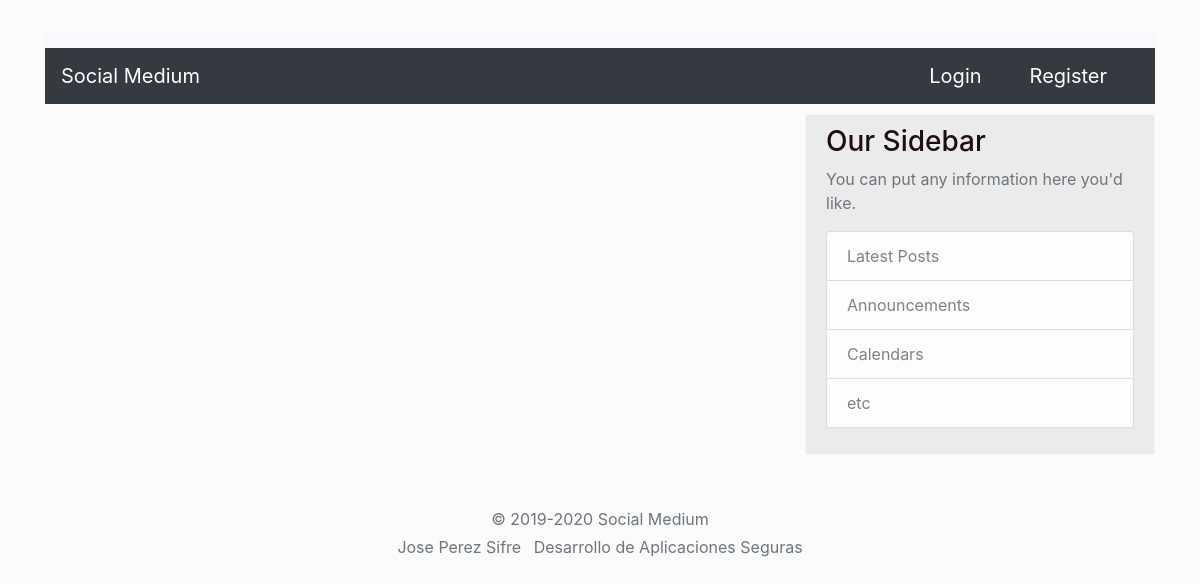
Page /home on the earlier database version.
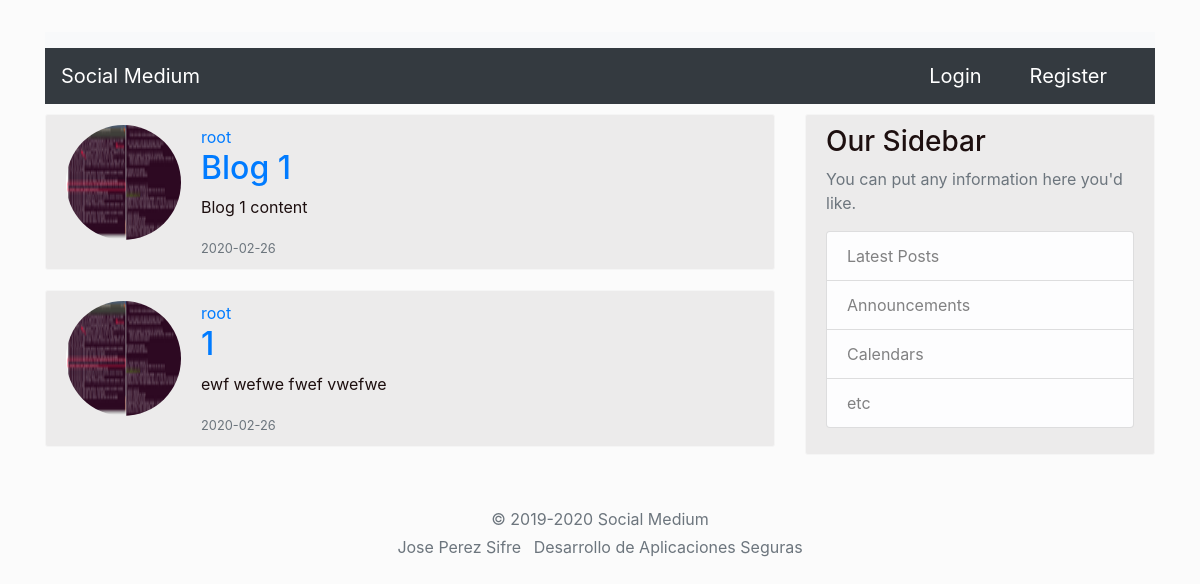
Same page on the later database version.
### medium/models.py (models this page shows, shortened)
class Post(db.Model):
    id = db.Column(db.Integer, primary_key=True)
    title = db.Column(db.String(100), nullable=False)
    date_posted = db.Column(db.DateTime, nullable=False, default=datetime.utcnow)
    content = db.Column(db.Text, nullable=False)
    user_id = db.Column(db.Integer, db.ForeignKey('user.id'), nullable=False)

class User(db.Model, UserMixin):
    id = db.Column(db.Integer, primary_key=True)
    username = db.Column(db.String(25), unique=True, nullable=False)
    email = db.Column(db.String(100), unique=True, nullable=False)
    image_file = db.Column(db.String(20), nullable=False, default='default.jpg')
    password = db.Column(db.String(60), nullable=False)
    posts = db.relationship('Post', backref='author', lazy=True)

### medium/routes.py (the view)
@app.route('/')
@app.route('/home')
def home():
    posts = Post.query.all()
    return render_template('home.html', posts = posts)

### medium/templates/home.html
{% extends "base.html" %}
{% block content %}
{% for post in posts %}
<article class="media content-section">
    <img class="rounded-circle account-imgSize" src="{{ url_for('static', filename='profilePictures/' + post.author.image_file) }}">
      <div class="media-body">
    <div class="article-metadata">
      <a class="mr-2" href="#">{{ post.author.username }}</a>
    </div>
    <h2><a class="article-title" href="{{ url_for('post', post_id=post.id) }}">{{ post.title }}</a></h2>
    <p class="article-content">{{ post.content }}</p>
    <small class="text-muted">{{ post.date_posted.strftime('%Y-%m-%d') }}</small>
  </div>
</article>
{% endfor %}
{% endblock content %}

### medium/templates/base.html (shortened to what this page needs)
<!DOCTYPE html>
<html lang="en">
<head>
  <link rel="stylesheet" href="https://stackpath.bootstrapcdn.com/bootstrap/4.4.1/css/bootstrap.min.css"
>
  <link rel="stylesheet" href="{{ url_for('static', filename='main.css') }}">
</head>
<body>
  <div class="container">
    <nav class="navbar navbar-light bg-light"></nav>
    <nav class="navbar navbar-dark bg-dark">
      <div class="navbar-header">
        <a class="navbar-brand"href="{{ url_for('home') }}">Social Medium</a>
      </div>
      {% if current_user.is_authenticated %}
      <form class="form-inline">
        <a class="nav-item nav-link navbar-brand" href="{{ url_for('account') }}">Account</a>
        <a class="nav-item nav-link navbar-brand" href="{{ url_for('new_post') }}">New Post</a>
        <a class="nav-item nav-link navbar-brand" href="{{ url_for('logout') }}">Logout</a>
      </form>
      {% else %}
        <form class="form-inline">
          <a class="nav-item nav-link navbar-brand" href="{{ url_for('login') }}">Login</a>
          <a class="nav-item nav-link navbar-brand" href="{{ url_for('register') }}">Register</a>
        </form>
      {% endif %}
    </nav>
  </div>
  <main role="main" class="container">
    <div class="row">
      <div class="col-md-8">
        {% block content %}{% endblock %}
      </div>
      <div class="col-md-4">
        <div class="content-section">
          <h3>Our Sidebar</h3>
          <p class='text-muted'>You can put any information here you'd like.
            <ul class="list-group">
              <li class="list-group-item list-group-item-light">Latest Posts</li>
              <li class="list-group-item list-group-item-light">Announcements</li>
              <li class="list-group-item list-group-item-light">Calendars</li>
              <li class="list-group-item list-group-item-light">etc</li>
            </ul>
          </p>
        </div>
      </div>
    </div>
  </main>
  <footer class="my-3 pt-3 text-muted text-center text-small">
    <p class="mb-1">&copy; 2019-2020 Social Medium</p>
    <ul class="list-inline">
      <li class="list-inline-item">
        <p>Jose Perez Sifre</p>
      </li>
      <li class="list-inline-item">
        <p>Desarrollo de Aplicaciones Seguras</p>
      </li>
    </ul>
  </footer>
</body>
</html>

### medium/static/main.css (style rules this page uses)
.content-section { background: #ecebeb; padding: 10px 20px; border: 1px solid #f5f5f5; border-radius: 3px; margin-bottom: 20px; margin-top: 10px; }
body { background-color: #fbfbfb; color: #1d0f0f; margin-top: 2rem; }
.account-imgSize { height: 115px; width: 115px; margin-right: 20px; margin-bottom: 16px; }

Differences in the rows shown:
added Post: image_file (picture), author.username "root", title "Blog 1", content "Blog 1 content", date_posted "2020-02-26"
added Post: image_file (picture), author.username "root", title "1", content "ewf wefwe fwef vwefwe", date_posted "2020-02-26"
